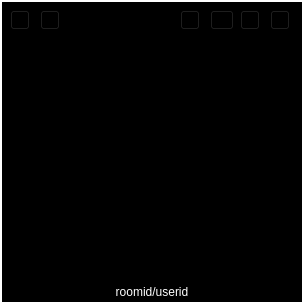
<?xml version="1.0" encoding="UTF-8"?>
<ui version="4.0">
 <class>TestUserVideoItem</class>
 <widget class="QWidget" name="TestUserVideoItem">
  <property name="geometry">
   <rect>
    <x>0</x>
    <y>0</y>
    <width>304</width>
    <height>304</height>
   </rect>
  </property>
  <property name="sizePolicy">
   <sizepolicy hsizetype="Preferred" vsizetype="Preferred">
    <horstretch>0</horstretch>
    <verstretch>0</verstretch>
   </sizepolicy>
  </property>
  <property name="windowTitle">
   <string>Form</string>
  </property>
  <property name="autoFillBackground">
   <bool>false</bool>
  </property>
  <property name="styleSheet">
   <string notr="true">background-color: rgba(0, 0, 0, 0);</string>
  </property>
  <widget class="QProgressBar" name="volumePb">
   <property name="geometry">
    <rect>
     <x>2</x>
     <y>2</y>
     <width>300</width>
     <height>5</height>
    </rect>
   </property>
   <property name="font">
    <font>
     <pointsize>8</pointsize>
    </font>
   </property>
   <property name="autoFillBackground">
    <bool>false</bool>
   </property>
   <property name="styleSheet">
    <string notr="true">background-color: rgba(0, 0, 0, 0);</string>
   </property>
   <property name="value">
    <number>0</number>
   </property>
   <property name="textVisible">
    <bool>false</bool>
   </property>
   <property name="invertedAppearance">
    <bool>false</bool>
   </property>
  </widget>
  <widget class="QPushButton" name="audioMuteBt">
   <property name="geometry">
    <rect>
     <x>10</x>
     <y>10</y>
     <width>20</width>
     <height>20</height>
    </rect>
   </property>
   <property name="styleSheet">
    <string notr="true">image: url(:/switch/image/switch/audio_normal.png);
background-color: rgba(0, 0, 0, 0);</string>
   </property>
   <property name="text">
    <string/>
   </property>
  </widget>
  <widget class="QPushButton" name="videoMuteBt">
   <property name="geometry">
    <rect>
     <x>40</x>
     <y>10</y>
     <width>20</width>
     <height>20</height>
    </rect>
   </property>
   <property name="styleSheet">
    <string notr="true">image: url(:/switch/image/switch/video_normal.png);
background-color: rgba(0, 0, 0, 0);</string>
   </property>
   <property name="text">
    <string/>
   </property>
  </widget>
  <widget class="QPushButton" name="mirrorBt">
   <property name="geometry">
    <rect>
     <x>240</x>
     <y>10</y>
     <width>20</width>
     <height>20</height>
    </rect>
   </property>
   <property name="toolTip">
    <string>镜像切换</string>
   </property>
   <property name="autoFillBackground">
    <bool>false</bool>
   </property>
   <property name="styleSheet">
    <string notr="true">image: url(:/switch/image/switch/mirror_close.png);
background-color: rgba(0, 0, 0, 0);</string>
   </property>
   <property name="text">
    <string/>
   </property>
   <property name="checkable">
    <bool>true</bool>
   </property>
   <property name="autoExclusive">
    <bool>false</bool>
   </property>
  </widget>
  <widget class="QPushButton" name="roateBt">
   <property name="geometry">
    <rect>
     <x>270</x>
     <y>10</y>
     <width>20</width>
     <height>20</height>
    </rect>
   </property>
   <property name="palette">
    <palette>
     <active>
      <colorrole role="Button">
       <brush brushstyle="SolidPattern">
        <color alpha="0">
         <red>0</red>
         <green>0</green>
         <blue>0</blue>
        </color>
       </brush>
      </colorrole>
      <colorrole role="Base">
       <brush brushstyle="SolidPattern">
        <color alpha="0">
         <red>0</red>
         <green>0</green>
         <blue>0</blue>
        </color>
       </brush>
      </colorrole>
      <colorrole role="Window">
       <brush brushstyle="SolidPattern">
        <color alpha="0">
         <red>0</red>
         <green>0</green>
         <blue>0</blue>
        </color>
       </brush>
      </colorrole>
     </active>
     <inactive>
      <colorrole role="Button">
       <brush brushstyle="SolidPattern">
        <color alpha="0">
         <red>0</red>
         <green>0</green>
         <blue>0</blue>
        </color>
       </brush>
      </colorrole>
      <colorrole role="Base">
       <brush brushstyle="SolidPattern">
        <color alpha="0">
         <red>0</red>
         <green>0</green>
         <blue>0</blue>
        </color>
       </brush>
      </colorrole>
      <colorrole role="Window">
       <brush brushstyle="SolidPattern">
        <color alpha="0">
         <red>0</red>
         <green>0</green>
         <blue>0</blue>
        </color>
       </brush>
      </colorrole>
     </inactive>
     <disabled>
      <colorrole role="Button">
       <brush brushstyle="SolidPattern">
        <color alpha="0">
         <red>0</red>
         <green>0</green>
         <blue>0</blue>
        </color>
       </brush>
      </colorrole>
      <colorrole role="Base">
       <brush brushstyle="SolidPattern">
        <color alpha="0">
         <red>0</red>
         <green>0</green>
         <blue>0</blue>
        </color>
       </brush>
      </colorrole>
      <colorrole role="Window">
       <brush brushstyle="SolidPattern">
        <color alpha="0">
         <red>0</red>
         <green>0</green>
         <blue>0</blue>
        </color>
       </brush>
      </colorrole>
     </disabled>
    </palette>
   </property>
   <property name="toolTip">
    <string>画面旋转90度</string>
   </property>
   <property name="autoFillBackground">
    <bool>false</bool>
   </property>
   <property name="styleSheet">
    <string notr="true">image: url(:/switch/image/switch/roate_90.png);
background-color: rgba(0, 0, 0, 0);</string>
   </property>
   <property name="text">
    <string/>
   </property>
   <property name="checkable">
    <bool>true</bool>
   </property>
   <property name="autoExclusive">
    <bool>false</bool>
   </property>
  </widget>
  <widget class="QLabel" name="userInfoLabel">
   <property name="enabled">
    <bool>false</bool>
   </property>
   <property name="geometry">
    <rect>
     <x>2</x>
     <y>284</y>
     <width>300</width>
     <height>16</height>
    </rect>
   </property>
   <property name="sizePolicy">
    <sizepolicy hsizetype="Minimum" vsizetype="Preferred">
     <horstretch>0</horstretch>
     <verstretch>0</verstretch>
    </sizepolicy>
   </property>
   <property name="palette">
    <palette>
     <active>
      <colorrole role="WindowText">
       <brush brushstyle="SolidPattern">
        <color alpha="255">
         <red>255</red>
         <green>255</green>
         <blue>255</blue>
        </color>
       </brush>
      </colorrole>
      <colorrole role="Button">
       <brush brushstyle="SolidPattern">
        <color alpha="0">
         <red>0</red>
         <green>0</green>
         <blue>0</blue>
        </color>
       </brush>
      </colorrole>
      <colorrole role="Base">
       <brush brushstyle="SolidPattern">
        <color alpha="0">
         <red>0</red>
         <green>0</green>
         <blue>0</blue>
        </color>
       </brush>
      </colorrole>
      <colorrole role="Window">
       <brush brushstyle="SolidPattern">
        <color alpha="0">
         <red>0</red>
         <green>0</green>
         <blue>0</blue>
        </color>
       </brush>
      </colorrole>
     </active>
     <inactive>
      <colorrole role="WindowText">
       <brush brushstyle="SolidPattern">
        <color alpha="255">
         <red>255</red>
         <green>255</green>
         <blue>255</blue>
        </color>
       </brush>
      </colorrole>
      <colorrole role="Button">
       <brush brushstyle="SolidPattern">
        <color alpha="0">
         <red>0</red>
         <green>0</green>
         <blue>0</blue>
        </color>
       </brush>
      </colorrole>
      <colorrole role="Base">
       <brush brushstyle="SolidPattern">
        <color alpha="0">
         <red>0</red>
         <green>0</green>
         <blue>0</blue>
        </color>
       </brush>
      </colorrole>
      <colorrole role="Window">
       <brush brushstyle="SolidPattern">
        <color alpha="0">
         <red>0</red>
         <green>0</green>
         <blue>0</blue>
        </color>
       </brush>
      </colorrole>
     </inactive>
     <disabled>
      <colorrole role="WindowText">
       <brush brushstyle="SolidPattern">
        <color alpha="255">
         <red>255</red>
         <green>255</green>
         <blue>255</blue>
        </color>
       </brush>
      </colorrole>
      <colorrole role="Button">
       <brush brushstyle="SolidPattern">
        <color alpha="0">
         <red>0</red>
         <green>0</green>
         <blue>0</blue>
        </color>
       </brush>
      </colorrole>
      <colorrole role="Base">
       <brush brushstyle="SolidPattern">
        <color alpha="0">
         <red>0</red>
         <green>0</green>
         <blue>0</blue>
        </color>
       </brush>
      </colorrole>
      <colorrole role="Window">
       <brush brushstyle="SolidPattern">
        <color alpha="0">
         <red>0</red>
         <green>0</green>
         <blue>0</blue>
        </color>
       </brush>
      </colorrole>
     </disabled>
    </palette>
   </property>
   <property name="autoFillBackground">
    <bool>false</bool>
   </property>
   <property name="styleSheet">
    <string notr="true">background-color: rgba(0, 0, 0, 0);</string>
   </property>
   <property name="text">
    <string>roomid/userid</string>
   </property>
   <property name="alignment">
    <set>Qt::AlignCenter</set>
   </property>
  </widget>
  <widget class="QWidget" name="videoPlaceHolder" native="true">
   <property name="geometry">
    <rect>
     <x>2</x>
     <y>2</y>
     <width>300</width>
     <height>300</height>
    </rect>
   </property>
   <property name="autoFillBackground">
    <bool>false</bool>
   </property>
   <property name="styleSheet">
    <string notr="true">background-color: rgb(0, 0, 0);</string>
   </property>
  </widget>
  <widget class="QPushButton" name="fitScreenBt">
   <property name="geometry">
    <rect>
     <x>210</x>
     <y>10</y>
     <width>24</width>
     <height>20</height>
    </rect>
   </property>
   <property name="toolTip">
    <string>FILL/Fit</string>
   </property>
   <property name="styleSheet">
    <string notr="true">image: url(:/switch/image/switch/fit_open.png);
background-color: rgba(0, 0, 0, 0);</string>
   </property>
   <property name="text">
    <string/>
   </property>
   <property name="checkable">
    <bool>true</bool>
   </property>
   <property name="autoExclusive">
    <bool>false</bool>
   </property>
  </widget>
  <widget class="QPushButton" name="preSmallVideoBt">
   <property name="geometry">
    <rect>
     <x>180</x>
     <y>10</y>
     <width>20</width>
     <height>20</height>
    </rect>
   </property>
   <property name="toolTip">
    <string>大小流切换</string>
   </property>
   <property name="statusTip">
    <string/>
   </property>
   <property name="autoFillBackground">
    <bool>false</bool>
   </property>
   <property name="styleSheet">
    <string notr="true">image: url(:/switch/image/switch/big_open.png);
background-color: rgba(0, 0, 0, 0);</string>
   </property>
   <property name="text">
    <string/>
   </property>
  </widget>
  <zorder>videoPlaceHolder</zorder>
  <zorder>volumePb</zorder>
  <zorder>audioMuteBt</zorder>
  <zorder>videoMuteBt</zorder>
  <zorder>mirrorBt</zorder>
  <zorder>roateBt</zorder>
  <zorder>userInfoLabel</zorder>
  <zorder>fitScreenBt</zorder>
  <zorder>preSmallVideoBt</zorder>
 </widget>
 <resources/>
 <connections/>
</ui>
